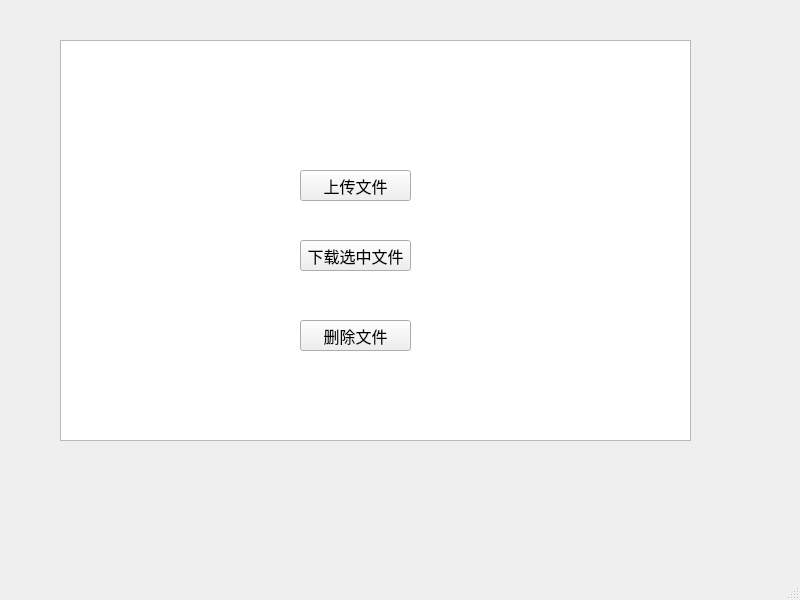
<?xml version="1.0" encoding="UTF-8"?>
<ui version="4.0">
 <class>MainWindow</class>
 <widget class="QMainWindow" name="MainWindow">
  <property name="geometry">
   <rect>
    <x>0</x>
    <y>0</y>
    <width>800</width>
    <height>600</height>
   </rect>
  </property>
  <property name="windowTitle">
   <string>MainWindow</string>
  </property>
  <widget class="QWidget" name="centralwidget">
   <widget class="QTableWidget" name="tableFile">
    <property name="geometry">
     <rect>
      <x>60</x>
      <y>40</y>
      <width>631</width>
      <height>401</height>
     </rect>
    </property>
   </widget>
   <widget class="QPushButton" name="btnUpload">
    <property name="geometry">
     <rect>
      <x>300</x>
      <y>170</y>
      <width>111</width>
      <height>31</height>
     </rect>
    </property>
    <property name="font">
     <font>
      <family>Agency FB</family>
      <pointsize>12</pointsize>
     </font>
    </property>
    <property name="text">
     <string>上传文件</string>
    </property>
   </widget>
   <widget class="QPushButton" name="btnDownload">
    <property name="geometry">
     <rect>
      <x>300</x>
      <y>240</y>
      <width>111</width>
      <height>31</height>
     </rect>
    </property>
    <property name="font">
     <font>
      <family>Agency FB</family>
      <pointsize>12</pointsize>
     </font>
    </property>
    <property name="text">
     <string>下载选中文件</string>
    </property>
   </widget>
   <widget class="QPushButton" name="btnDelete">
    <property name="geometry">
     <rect>
      <x>300</x>
      <y>320</y>
      <width>111</width>
      <height>31</height>
     </rect>
    </property>
    <property name="font">
     <font>
      <family>Agency FB</family>
      <pointsize>12</pointsize>
     </font>
    </property>
    <property name="text">
     <string>删除文件</string>
    </property>
   </widget>
  </widget>
  <widget class="QMenuBar" name="menubar">
   <property name="geometry">
    <rect>
     <x>0</x>
     <y>0</y>
     <width>800</width>
     <height>21</height>
    </rect>
   </property>
  </widget>
  <widget class="QStatusBar" name="statusbar"/>
 </widget>
 <resources/>
 <connections/>
</ui>
